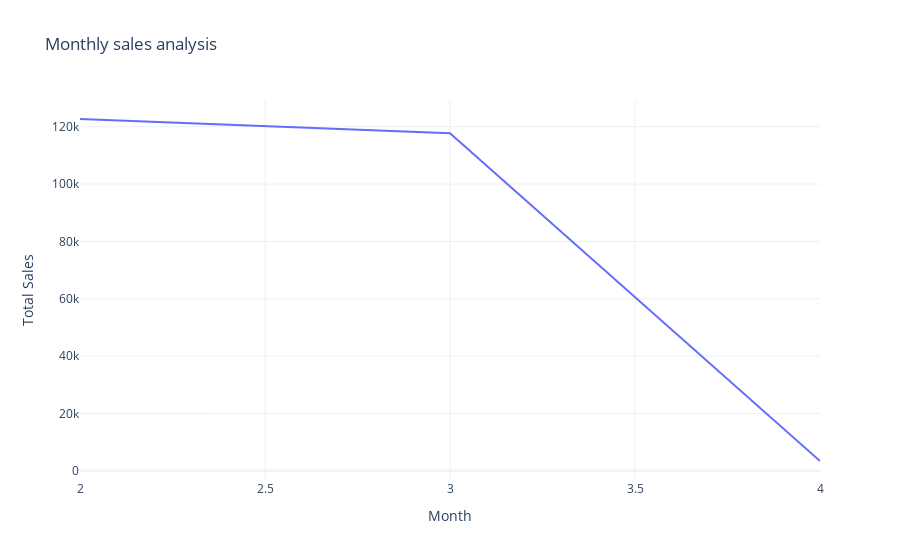

The code cell stored with this chart in its notebook:
### Code cell
fig = px.line(monthly_sales_analysis,
             x='Month',
             y='Total Sales',
             title='Monthly sales analysis')
fig.show()

### Figure 1 — Plotly figure (JSON) as saved in the notebook; plotly's stock layout.template omitted (floating-point values rounded to 4 significant figures)
{"data": [{"hovertemplate": "Month=%{x}<br>Total Sales=%{y}<extra></extra>", "legendgroup": "", "line": {"color": "#636efa", "dash": "solid"}, "marker": {"symbol": "circle"}, "mode": "lines", "name": "", "orientation": "v", "showlegend": false, "type": "scatter", "x": [2, 3, 4], "xaxis": "x", "y": [122695, 117730, 3420], "yaxis": "y"}], "layout": {"legend": {"tracegroupgap": 0}, "title": {"text": "Monthly sales analysis"}, "xaxis": {"anchor": "y", "domain": [0, 1], "title": {"text": "Month"}}, "yaxis": {"anchor": "x", "domain": [0, 1], "title": {"text": "Total Sales"}}}}
